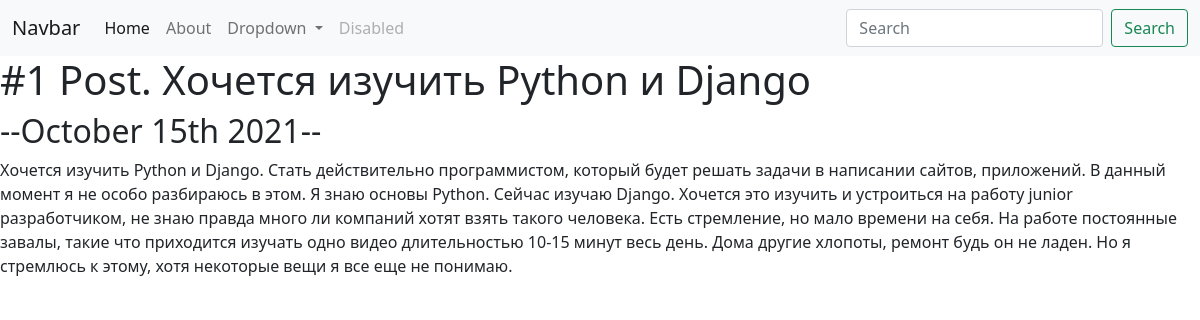
Page /blog/1/ on the committed database.
### blog/models.py (models this page shows, shortened)
class Blog(models.Model):
    title = models.CharField(max_length=100)
    date = models.DateField()
    description = models.TextField()

### blog/views.py (the view)
# urls.py: path('<int:blog_id>/', views.detail, name='detail'),
def detail(request, blog_id):
    blog = get_object_or_404(Blog, pk=blog_id)
    return render(request, 'blog/detail.html', {'blog': blog})

### blog/templates/blog/detail.html
{% extends 'portfolio/base.html' %}
{% block content %}
<h1>{{ blog.title }}</h1>
<h2>--{{ blog.date|date:'F jS Y' }}--</h2>
    {{ blog.description|safe }}
{% endblock %}

### rows in the picture
Blog: title "#1 Post. Хочется изучить Python и Django", date "October 15th 2021", description "Хочется изучить Python и Django. Стать действительно программистом, который будет решать задачи в написании сайтов, приложений. В данный момент я не особо разбираюсь в этом. Я знаю основы Python. Сейчас изучаю Django. Хочется это изучить и устроиться на работу junior разработчиком, не знаю правда много ли компаний хотят взять такого человека. Есть стремление, но мало времени на себя. На работе постоянные завалы, такие что приходится изучать одно видео длительностью 10-15 минут весь день. Дома другие хлопоты, ремонт будь он не ладен. Но я стремлюсь к этому, хотя некоторые вещи я все еще не понимаю."
